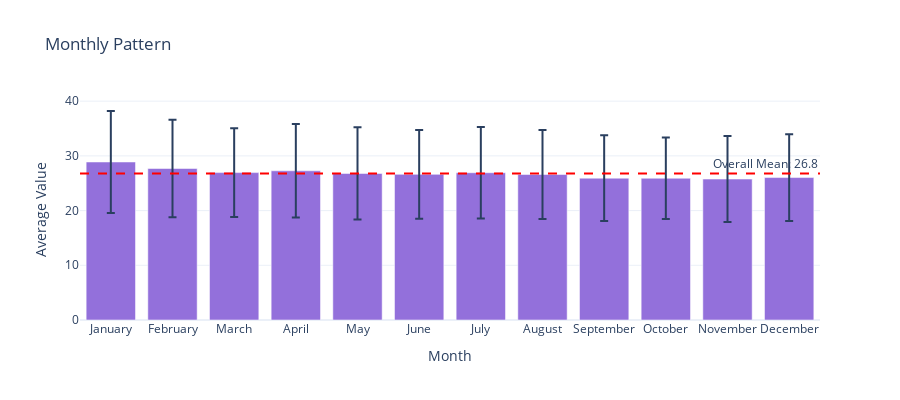

Source (notebook cell):
### Code cell
# Monthly pattern analysis
daily_data["month"] = daily_data[TIME_COLUMN].dt.month_name()
month_order = ["January", "February", "March", "April", "May", "June",
               "July", "August", "September", "October", "November", "December"]

# Only include months present in data
present_months = [m for m in month_order if m in daily_data["month"].values]
daily_data["month"] = pd.Categorical(daily_data["month"], categories=present_months, ordered=True)

monthly_stats = daily_data.groupby("month")[analysis_col].agg(["mean", "std"]).reset_index()

if len(monthly_stats) > 1:
    fig = go.Figure()
    fig.add_trace(go.Bar(
        x=monthly_stats["month"],
        y=monthly_stats["mean"],
        error_y=dict(type="data", array=monthly_stats["std"]),
        name="Mean",
        marker_color="mediumpurple"
    ))
    
    # Add overall mean line
    overall_mean = daily_data[analysis_col].mean()
    fig.add_hline(y=overall_mean, line_dash="dash", line_color="red",
                  annotation_text=f"Overall Mean: {overall_mean:.1f}",
                  annotation_position="top right")
    
    fig.update_layout(
        title="Monthly Pattern",
        xaxis_title="Month",
        yaxis_title="Average Value",
        template="plotly_white",
        height=400
    )
    display_figure(fig)
else:
    print("Not enough months of data for monthly pattern analysis")

### Figure 1 — Plotly figure (JSON) as saved in the notebook; plotly's stock layout.template omitted (floating-point values rounded to 4 significant figures)
{"data": [{"error_y": {"array": [9.32, 8.911, 8.109, 8.546, 8.437, 8.122, 8.353, 8.148, 7.829, 7.435, 7.865, 7.936], "type": "data"}, "marker": {"color": "mediumpurple"}, "name": "Mean", "type": "bar", "x": ["January", "February", "March", "April", "May", "June", "July", "August", "September", "October", "November", "December"], "y": [28.88, 27.69, 26.94, 27.27, 26.79, 26.62, 26.92, 26.59, 25.92, 25.91, 25.76, 26.04]}], "layout": {"annotations": [{"showarrow": false, "text": "Overall Mean: 26.8", "x": 1, "xanchor": "right", "xref": "x domain", "y": 26.77, "yanchor": "bottom", "yref": "y"}], "height": 400, "shapes": [{"line": {"color": "red", "dash": "dash"}, "type": "line", "x0": 0, "x1": 1, "xref": "x domain", "y0": 26.77, "y1": 26.77, "yref": "y"}], "title": {"text": "Monthly Pattern"}, "xaxis": {"title": {"text": "Month"}}, "yaxis": {"title": {"text": "Average Value"}}}}
